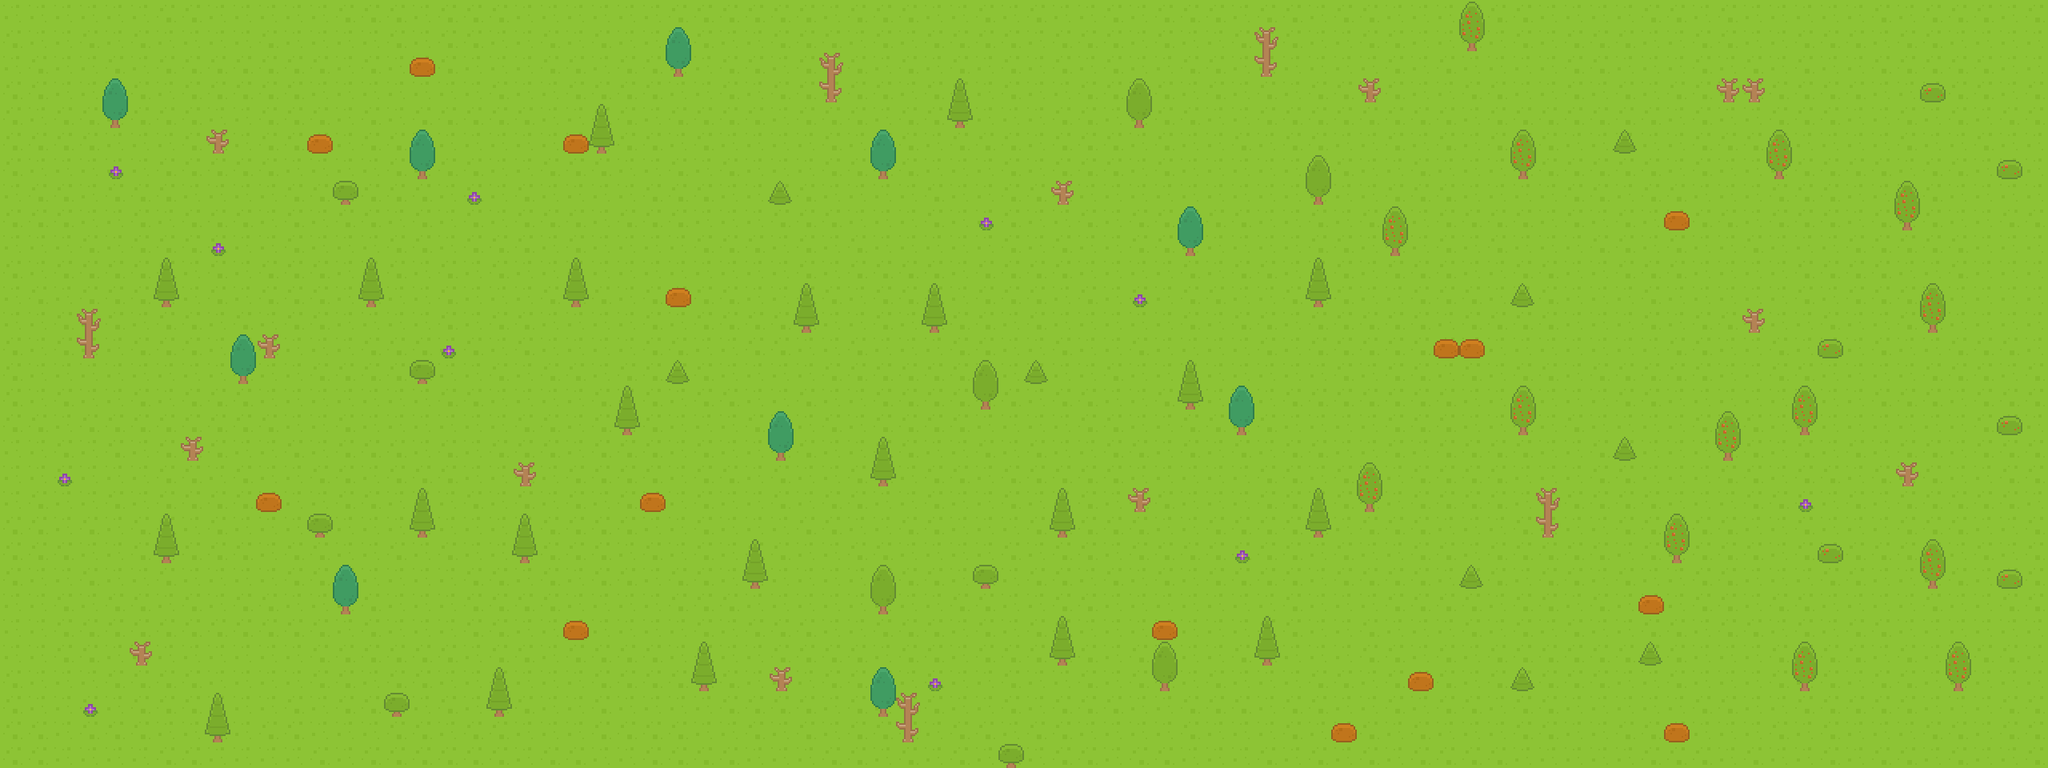

A 2D game scene composited from a Tiled map and its tileset images. What follows is a short description and the map's XML, with each tile layer's data collapsed to a summary:
An orthogonal 80x30 tile map with 32x32 px tiles, 4 tile layers (background, decoration, paths, walls).

<map version="1.8" tiledversion="1.8.0" orientation="orthogonal" renderorder="right-down" width="80" height="30" tilewidth="32" tileheight="32" infinite="0" nextlayerid="5" nextobjectid="1">
 <tileset firstgid="1" source="tilesets/roguelikeSheet_transparent_32px.tsx" />
 <layer id="1" name="background" width="80" height="30">
  <data>[2400 cells, 2400 non-empty, 2 distinct tile ids]</data>
 </layer>
 <layer id="2" name="decoration" width="80" height="30">
  <data>[2400 cells, 172 non-empty, 16 distinct tile ids]</data>
 </layer>
 <layer id="3" name="paths" width="80" height="30">
  <data>[2400 cells, 0 non-empty, 0 distinct tile ids]</data>
 </layer>
 <layer id="4" name="walls" width="80" height="30">
  <data>[2400 cells, 0 non-empty, 0 distinct tile ids]</data>
 </layer>
</map>
